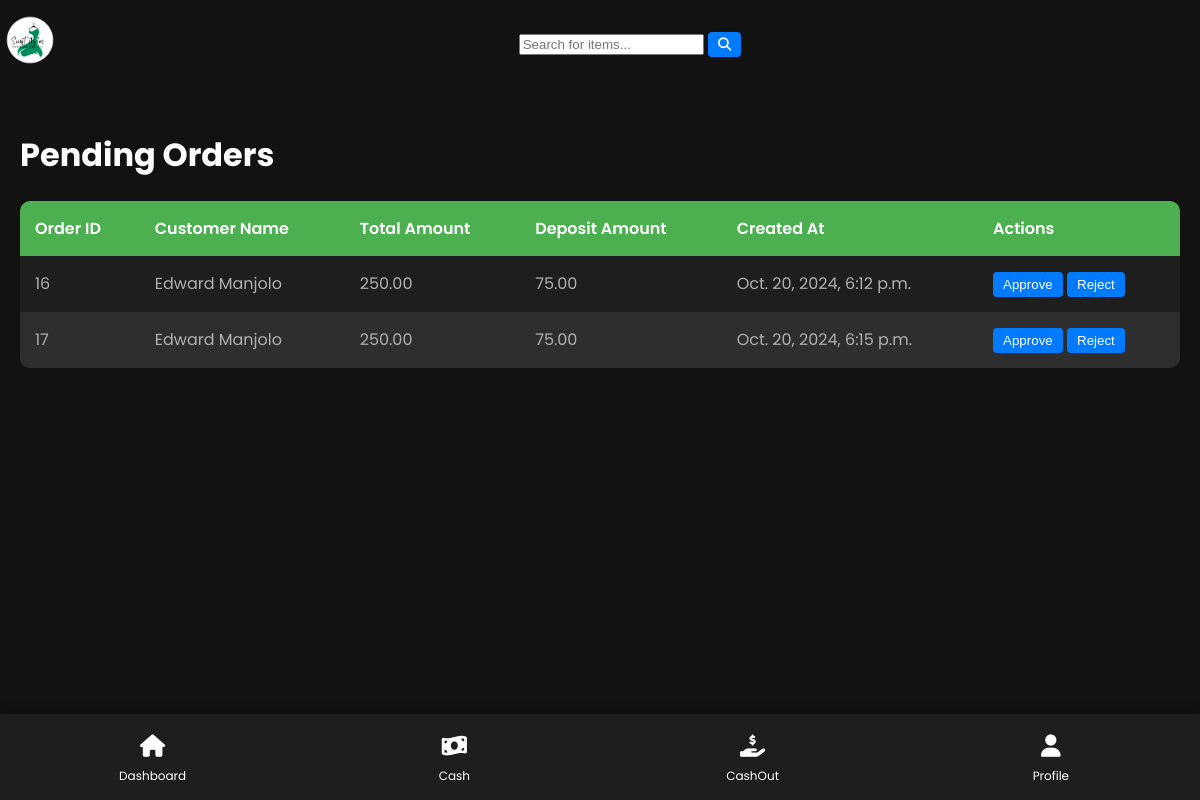
The app's page /approve-orders/ (signed in), older data.
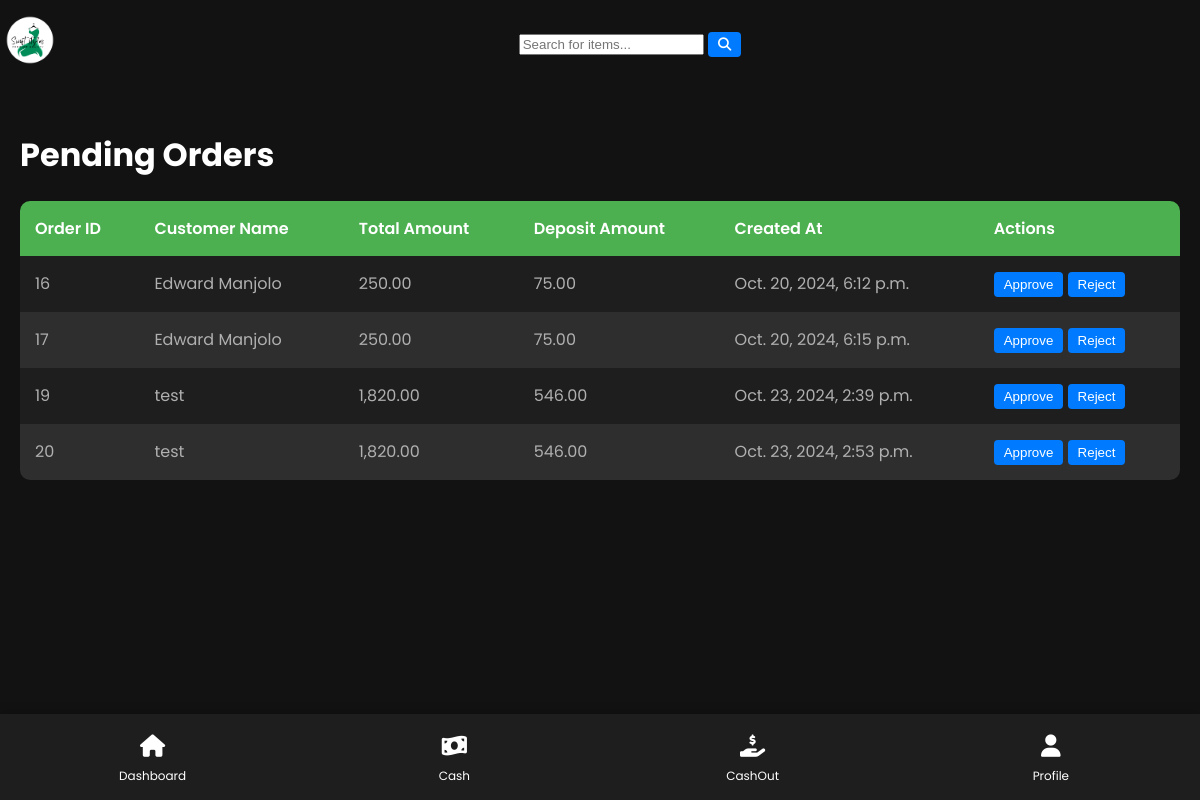
The same page, newer data.
### mma/models.py (models this page shows, shortened)
class Order(models.Model):
    STATUS_CHOICES = (
        ('pending', 'Pending'),
        ('approved', 'Approved'),
        ('completed', 'Completed'),  # Add 'completed' status
        ('cancelled', 'Cancelled'),
    )
    agent = models.ForeignKey(CustomUser, on_delete=models.CASCADE, related_name='orders')
    customer_name = models.CharField(max_length=200)
    phone_number = models.CharField(max_length=15, null=True, blank=True)  # Allow null values
    total_amount = models.DecimalField(max_digits=10, decimal_places=2)
    deposit_amount = models.DecimalField(max_digits=10, decimal_places=2)
    status = models.CharField(max_length=20, choices=STATUS_CHOICES, default='pending')
    created_at = models.DateTimeField(auto_now_add=True)
    business_location = models.CharField(max_length=200, null=True, blank=True)
    delivery_date = models.DateField(null=True, blank=True)
    is_approved = models.BooleanField(default=False)

### mma/views.py (the view, shortened to what this page needs)
# urls.py: path('approve-orders/', views.admin_approve_orders, name='admin_approve_orders'),
@staff_member_required
def admin_approve_orders(request):
    pending_orders = Order.objects.filter(status='pending')
    return render(request, 'approve_orders.html', {'pending_orders': pending_orders})

### mma/templates/approve_orders.html (shortened to what this page needs)
{% extends "base.html" %}
{% block content %}
<h1>Pending Orders</h1>
{% if pending_orders %}
    <table>
        <thead>
            <tr>
                <th>Order ID</th>
                <th>Customer Name</th>
                <th>Total Amount</th>
                <th>Deposit Amount</th>
                <th>Created At</th>
                <th>Actions</th>
            </tr>
        </thead>
        <tbody>
            {% for order in pending_orders %}
            <tr>
                <td>{{ order.id }}</td>
                <td>{{ order.customer_name }}</td>
                <td>{{ order.total_amount }}</td>
                <td>{{ order.deposit_amount }}</td>
                <td>{{ order.created_at }}</td>
                <td>
                    <form method="post">
                        <button type="submit" name="action" value="approve">Approve</button>
                        <button type="submit" name="action" value="reject">Reject</button>
                    </form>
                </td>
            </tr>
            {% endfor %}
        </tbody>
    </table>
{% else %}
    <p>No pending orders.</p>
{% endif %}
{% endblock %}

Row changes from the older to the newer data that the page shows:
added Order: id "19", customer_name "test", total_amount "1,820.00", deposit_amount "546.00", created_at "Oct. 23, 2024, 2:39 p.m."
added Order: id "20", customer_name "test", total_amount "1,820.00", deposit_amount "546.00", created_at "Oct. 23, 2024, 2:53 p.m."
